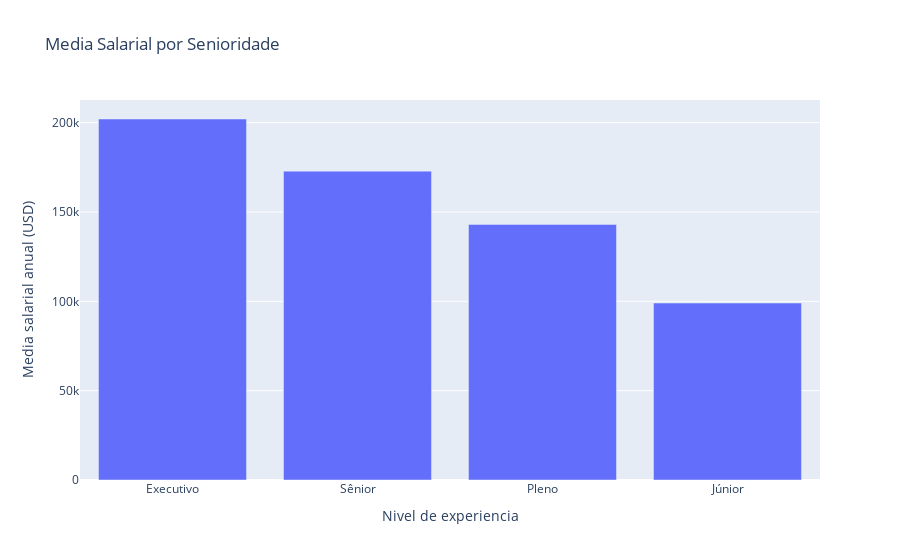

The notebook cell this image was saved under:
### Code cell
fig = px.bar(senioridade_media_salario,
            x='senioridade',
            y='usd',
            title ='Media Salarial por Senioridade',
            labels={'senioridade': 'Nivel de experiencia', 'usd': 'Media salarial anual (USD)'})
fig.show()

### Figure 1 — Plotly figure (JSON) as saved in the notebook; plotly's stock layout.template omitted (floating-point values rounded to 4 significant figures)
{"data": [{"hovertemplate": "Nivel de experiencia=%{x}<br>Media salarial anual (USD)=%{y}<extra></extra>", "legendgroup": "", "marker": {"color": "#636efa", "pattern": {"shape": ""}}, "name": "", "orientation": "v", "showlegend": false, "textposition": "auto", "type": "bar", "x": ["Executivo", "Sênior", "Pleno", "Júnior"], "xaxis": "x", "y": [202000.0, 172900.0, 143000.0, 99030.0], "yaxis": "y"}], "layout": {"barmode": "relative", "legend": {"tracegroupgap": 0}, "title": {"text": "Media Salarial por Senioridade"}, "xaxis": {"anchor": "y", "domain": [0, 1], "title": {"text": "Nivel de experiencia"}}, "yaxis": {"anchor": "x", "domain": [0, 1], "title": {"text": "Media salarial anual (USD)"}}}}
